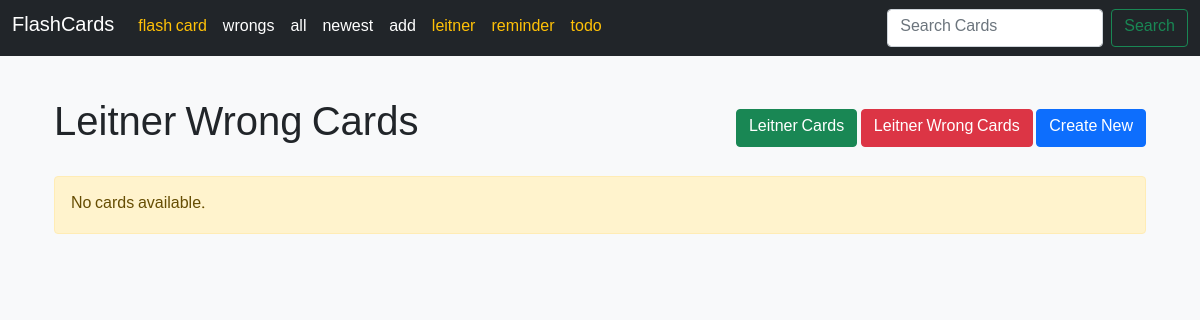
Page /flashcard/leitnerwrongcards/ on the earlier database version.
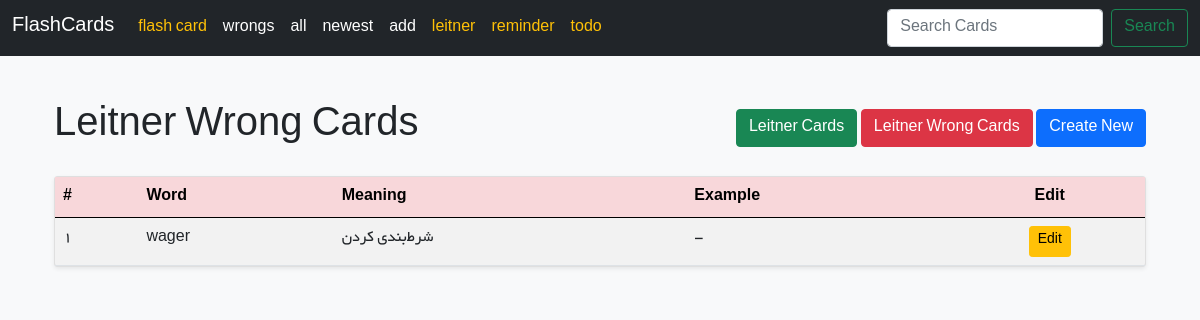
Same page on the later database version.
### home/models.py (models this page shows, shortened)
class FlashLeitner(models.Model):
    word = models.CharField(max_length=512)
    meaning = models.CharField(max_length=512)
    example = models.CharField(max_length=1024, null=True, blank=True)
    rate = models.SmallIntegerField(default=0)
    last_reply = models.BooleanField(default=False)
    created_at = models.DateTimeField(auto_now_add=True)
    next_review_date = models.DateField()
    start_day = models.DateField(default=timezone.localdate)

### home/views.py (the view)
# urls.py: path("leitnerwrongcards/" ,FlashLeitnerCardWrongAnswerView.as_view(),name="leitner_wrong_cards"),
class FlashLeitnerCardWrongAnswerView(View):
    def get(self, request):
        cards = FlashLeitner.objects.filter(last_reply=False)
        return render(request, "home/leitner_wrong_cards.html", {"cards": cards})

### home/templates/home/leitner_wrong_cards.html
{% extends 'base.html' %}
{% block content %}
  <div class="container mt-4">
    <div class="d-flex justify-content-between align-items-center mb-4">
      <h1 class="m-0">Leitner Wrong Cards</h1>
      <div>
        <a class="btn btn-success" href="{% url 'home:leitner_cards' %}">Leitner Cards</a>
        <a class="btn btn-danger" href="{% url 'home:leitner_wrong_cards' %}">Leitner Wrong Cards</a>
        <a class="btn btn-primary" href="{% url 'home:leitner_card_create' %}">Create New</a>
      </div>
    </div>
    {% if cards %}
      <div class="card shadow-sm">
        <div class="card-body p-0">
          <table class="table table-hover table-striped m-0">
            <thead class="table-danger">
              <tr>
                <th>#</th>
                <th>Word</th>
                <th>Meaning</th>
                <th>Example</th>
                <th class="text-center">Edit</th>
              </tr>
            </thead>
            <tbody>
              {% for card in cards %}
                <tr>
                  <td>{{ forloop.counter }}</td>
                  <td>{{ card.word }}</td>
                  <td>{{ card.meaning }}</td>
                  <td>{{ card.example|default:'-' }}</td>
                  <td class="text-center">
                    <a class="btn btn-warning btn-sm" href="{% url 'home:leitner_card_edit' card.id %}">Edit</a>
                  </td>
                </tr>
              {% endfor %}
            </tbody>
          </table>
        </div>
      </div>
    {% else %}
      <div class="alert alert-warning mt-4" role="alert">No cards available.</div>
    {% endif %}
  </div>
{% endblock %}

Differences in the rows shown:
now on this page (row edited): FlashLeitner: word "wager", meaning "شرط‌بندی کردن", example "-"
Other differences:
text no longer shown: "No cards available."
text now shown: "# Word Meaning Example Edit"
